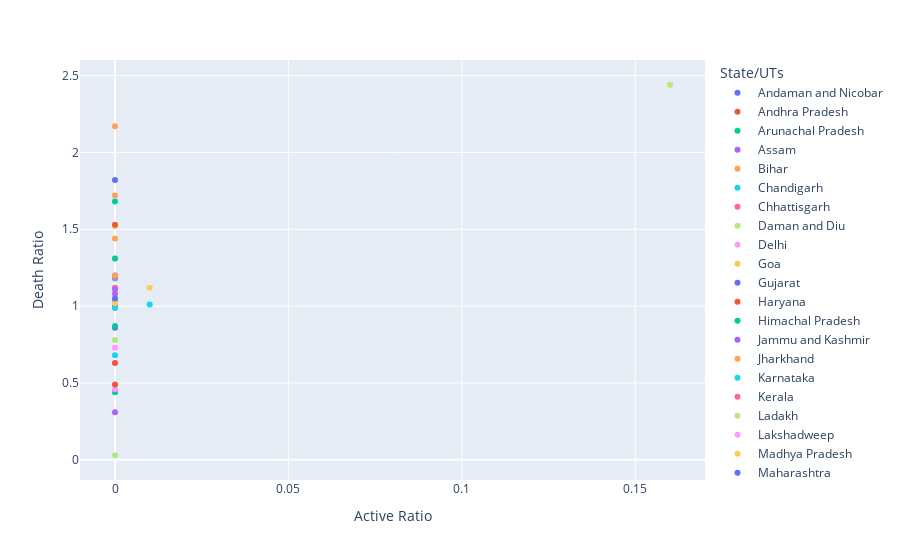

The cell this chart's notebook holds for it:
### Code cell
px.scatter(df, x = 'Active Ratio', y='Death Ratio', color = df['State/UTs'])

### Figure 1 — Plotly figure (JSON) as saved in the notebook; plotly's stock layout.template omitted (floating-point values rounded to 4 significant figures)
{"data": [{"hovertemplate": "State/UTs=Andaman and Nicobar<br>Active Ratio=%{x}<br>Death Ratio=%{y}<extra></extra>", "legendgroup": "Andaman and Nicobar", "marker": {"color": "#636efa", "symbol": "circle"}, "mode": "markers", "name": "Andaman and Nicobar", "orientation": "v", "showlegend": true, "type": "scatter", "x": [0], "xaxis": "x", "y": [1.2], "yaxis": "y"}, {"hovertemplate": "State/UTs=Andhra Pradesh<br>Active Ratio=%{x}<br>Death Ratio=%{y}<extra></extra>", "legendgroup": "Andhra Pradesh", "marker": {"color": "#EF553B", "symbol": "circle"}, "mode": "markers", "name": "Andhra Pradesh", "orientation": "v", "showlegend": true, "type": "scatter", "x": [0], "xaxis": "x", "y": [0.63], "yaxis": "y"}, {"hovertemplate": "State/UTs=Arunachal Pradesh<br>Active Ratio=%{x}<br>Death Ratio=%{y}<extra></extra>", "legendgroup": "Arunachal Pradesh", "marker": {"color": "#00cc96", "symbol": "circle"}, "mode": "markers", "name": "Arunachal Pradesh", "orientation": "v", "showlegend": true, "type": "scatter", "x": [0], "xaxis": "x", "y": [0.44], "yaxis": "y"}, {"hovertemplate": "State/UTs=Assam<br>Active Ratio=%{x}<br>Death Ratio=%{y}<extra></extra>", "legendgroup": "Assam", "marker": {"color": "#ab63fa", "symbol": "circle"}, "mode": "markers", "name": "Assam", "orientation": "v", "showlegend": true, "type": "scatter", "x": [0], "xaxis": "x", "y": [1.08], "yaxis": "y"}, {"hovertemplate": "State/UTs=Bihar<br>Active Ratio=%{x}<br>Death Ratio=%{y}<extra></extra>", "legendgroup": "Bihar", "marker": {"color": "#FFA15A", "symbol": "circle"}, "mode": "markers", "name": "Bihar", "orientation": "v", "showlegend": true, "type": "scatter", "x": [0], "xaxis": "x", "y": [1.44], "yaxis": "y"}, {"hovertemplate": "State/UTs=Chandigarh<br>Active Ratio=%{x}<br>Death Ratio=%{y}<extra></extra>", "legendgroup": "Chandigarh", "marker": {"color": "#19d3f3", "symbol": "circle"}, "mode": "markers", "name": "Chandigarh", "orientation": "v", "showlegend": true, "type": "scatter", "x": [0], "xaxis": "x", "y": [1.18], "yaxis": "y"}, {"hovertemplate": "State/UTs=Chhattisgarh<br>Active Ratio=%{x}<br>Death Ratio=%{y}<extra></extra>", "legendgroup": "Chhattisgarh", "marker": {"color": "#FF6692", "symbol": "circle"}, "mode": "markers", "name": "Chhattisgarh", "orientation": "v", "showlegend": true, "type": "scatter", "x": [0], "xaxis": "x", "y": [1.19], "yaxis": "y"}, {"hovertemplate": "State/UTs=Daman and Diu<br>Active Ratio=%{x}<br>Death Ratio=%{y}<extra></extra>", "legendgroup": "Daman and Diu", "marker": {"color": "#B6E880", "symbol": "circle"}, "mode": "markers", "name": "Daman and Diu", "orientation": "v", "showlegend": true, "type": "scatter", "x": [0], "xaxis": "x", "y": [0.03], "yaxis": "y"}, {"hovertemplate": "State/UTs=Delhi<br>Active Ratio=%{x}<br>Death Ratio=%{y}<extra></extra>", "legendgroup": "Delhi", "marker": {"color": "#FF97FF", "symbol": "circle"}, "mode": "markers", "name": "Delhi", "orientation": "v", "showlegend": true, "type": "scatter", "x": [0], "xaxis": "x", "y": [1.31], "yaxis": "y"}, {"hovertemplate": "State/UTs=Goa<br>Active Ratio=%{x}<br>Death Ratio=%{y}<extra></extra>", "legendgroup": "Goa", "marker": {"color": "#FECB52", "symbol": "circle"}, "mode": "markers", "name": "Goa", "orientation": "v", "showlegend": true, "type": "scatter", "x": [0], "xaxis": "x", "y": [1.52], "yaxis": "y"}, {"hovertemplate": "State/UTs=Gujarat<br>Active Ratio=%{x}<br>Death Ratio=%{y}<extra></extra>", "legendgroup": "Gujarat", "marker": {"color": "#636efa", "symbol": "circle"}, "mode": "markers", "name": "Gujarat", "orientation": "v", "showlegend": true, "type": "scatter", "x": [0], "xaxis": "x", "y": [0.86], "yaxis": "y"}, {"hovertemplate": "State/UTs=Haryana<br>Active Ratio=%{x}<br>Death Ratio=%{y}<extra></extra>", "legendgroup": "Haryana", "marker": {"color": "#EF553B", "symbol": "circle"}, "mode": "markers", "name": "Haryana", "orientation": "v", "showlegend": true, "type": "scatter", "x": [0], "xaxis": "x", "y": [1], "yaxis": "y"}, {"hovertemplate": "State/UTs=Himachal Pradesh<br>Active Ratio=%{x}<br>Death Ratio=%{y}<extra></extra>", "legendgroup": "Himachal Pradesh", "marker": {"color": "#00cc96", "symbol": "circle"}, "mode": "markers", "name": "Himachal Pradesh", "orientation": "v", "showlegend": true, "type": "scatter", "x": [0], "xaxis": "x", "y": [1.31], "yaxis": "y"}, {"hovertemplate": "State/UTs=Jammu and Kashmir<br>Active Ratio=%{x}<br>Death Ratio=%{y}<extra></extra>", "legendgroup": "Jammu and Kashmir", "marker": {"color": "#ab63fa", "symbol": "circle"}, "mode": "markers", "name": "Jammu and Kashmir", "orientation": "v", "showlegend": true, "type": "scatter", "x": [0], "xaxis": "x", "y": [0.99], "yaxis": "y"}, {"hovertemplate": "State/UTs=Jharkhand<br>Active Ratio=%{x}<br>Death Ratio=%{y}<extra></extra>", "legendgroup": "Jharkhand", "marker": {"color": "#FFA15A", "symbol": "circle"}, "mode": "markers", "name": "Jharkhand", "orientation": "v", "showlegend": true, "type": "scatter", "x": [0], "xaxis": "x", "y": [1.2], "yaxis": "y"}, {"hovertemplate": "State/UTs=Karnataka<br>Active Ratio=%{x}<br>Death Ratio=%{y}<extra></extra>", "legendgroup": "Karnataka", "marker": {"color": "#19d3f3", "symbol": "circle"}, "mode": "markers", "name": "Karnataka", "orientation": "v", "showlegend": true, "type": "scatter", "x": [0], "xaxis": "x", "y": [0.99], "yaxis": "y"}, {"hovertemplate": "State/UTs=Kerala<br>Active Ratio=%{x}<br>Death Ratio=%{y}<extra></extra>", "legendgroup": "Kerala", "marker": {"color": "#FF6692", "symbol": "circle"}, "mode": "markers", "name": "Kerala", "orientation": "v", "showlegend": true, "type": "scatter", "x": [0], "xaxis": "x", "y": [1.04], "yaxis": "y"}, {"hovertemplate": "State/UTs=Ladakh<br>Active Ratio=%{x}<br>Death Ratio=%{y}<extra></extra>", "legendgroup": "Ladakh", "marker": {"color": "#B6E880", "symbol": "circle"}, "mode": "markers", "name": "Ladakh", "orientation": "v", "showlegend": true, "type": "scatter", "x": [0], "xaxis": "x", "y": [0.78], "yaxis": "y"}, {"hovertemplate": "State/UTs=Lakshadweep<br>Active Ratio=%{x}<br>Death Ratio=%{y}<extra></extra>", "legendgroup": "Lakshadweep", "marker": {"color": "#FF97FF", "symbol": "circle"}, "mode": "markers", "name": "Lakshadweep", "orientation": "v", "showlegend": true, "type": "scatter", "x": [0], "xaxis": "x", "y": [0.46], "yaxis": "y"}, {"hovertemplate": "State/UTs=Madhya Pradesh<br>Active Ratio=%{x}<br>Death Ratio=%{y}<extra></extra>", "legendgroup": "Madhya Pradesh", "marker": {"color": "#FECB52", "symbol": "circle"}, "mode": "markers", "name": "Madhya Pradesh", "orientation": "v", "showlegend": true, "type": "scatter", "x": [0], "xaxis": "x", "y": [1.02], "yaxis": "y"}, {"hovertemplate": "State/UTs=Maharashtra<br>Active Ratio=%{x}<br>Death Ratio=%{y}<extra></extra>", "legendgroup": "Maharashtra", "marker": {"color": "#636efa", "symbol": "circle"}, "mode": "markers", "name": "Maharashtra", "orientation": "v", "showlegend": true, "type": "scatter", "x": [0], "xaxis": "x", "y": [1.82], "yaxis": "y"}, {"hovertemplate": "State/UTs=Manipur<br>Active Ratio=%{x}<br>Death Ratio=%{y}<extra></extra>", "legendgroup": "Manipur", "marker": {"color": "#EF553B", "symbol": "circle"}, "mode": "markers", "name": "Manipur", "orientation": "v", "showlegend": true, "type": "scatter", "x": [0], "xaxis": "x", "y": [1.53], "yaxis": "y"}, {"hovertemplate": "State/UTs=Meghalaya<br>Active Ratio=%{x}<br>Death Ratio=%{y}<extra></extra>", "legendgroup": "Meghalaya", "marker": {"color": "#00cc96", "symbol": "circle"}, "mode": "markers", "name": "Meghalaya", "orientation": "v", "showlegend": true, "type": "scatter", "x": [0], "xaxis": "x", "y": [1.68], "yaxis": "y"}, {"hovertemplate": "State/UTs=Mizoram<br>Active Ratio=%{x}<br>Death Ratio=%{y}<extra></extra>", "legendgroup": "Mizoram", "marker": {"color": "#ab63fa", "symbol": "circle"}, "mode": "markers", "name": "Mizoram", "orientation": "v", "showlegend": true, "type": "scatter", "x": [0], "xaxis": "x", "y": [0.31], "yaxis": "y"}, {"hovertemplate": "State/UTs=Nagaland<br>Active Ratio=%{x}<br>Death Ratio=%{y}<extra></extra>", "legendgroup": "Nagaland", "marker": {"color": "#FFA15A", "symbol": "circle"}, "mode": "markers", "name": "Nagaland", "orientation": "v", "showlegend": true, "type": "scatter", "x": [0], "xaxis": "x", "y": [2.17], "yaxis": "y"}, {"hovertemplate": "State/UTs=Odisha<br>Active Ratio=%{x}<br>Death Ratio=%{y}<extra></extra>", "legendgroup": "Odisha", "marker": {"color": "#19d3f3", "symbol": "circle"}, "mode": "markers", "name": "Odisha", "orientation": "v", "showlegend": true, "type": "scatter", "x": [0], "xaxis": "x", "y": [0.68], "yaxis": "y"}, {"hovertemplate": "State/UTs=Puducherry<br>Active Ratio=%{x}<br>Death Ratio=%{y}<extra></extra>", "legendgroup": "Puducherry", "marker": {"color": "#FF6692", "symbol": "circle"}, "mode": "markers", "name": "Puducherry", "orientation": "v", "showlegend": true, "type": "scatter", "x": [0], "xaxis": "x", "y": [1.12], "yaxis": "y"}, {"hovertemplate": "State/UTs=Punjab<br>Active Ratio=%{x}<br>Death Ratio=%{y}<extra></extra>", "legendgroup": "Punjab", "marker": {"color": "#B6E880", "symbol": "circle"}, "mode": "markers", "name": "Punjab", "orientation": "v", "showlegend": true, "type": "scatter", "x": [0.16], "xaxis": "x", "y": [2.44], "yaxis": "y"}, {"hovertemplate": "State/UTs=Rajasthan<br>Active Ratio=%{x}<br>Death Ratio=%{y}<extra></extra>", "legendgroup": "Rajasthan", "marker": {"color": "#FF97FF", "symbol": "circle"}, "mode": "markers", "name": "Rajasthan", "orientation": "v", "showlegend": true, "type": "scatter", "x": [0], "xaxis": "x", "y": [0.73], "yaxis": "y"}, {"hovertemplate": "State/UTs=Sikkim<br>Active Ratio=%{x}<br>Death Ratio=%{y}<extra></extra>", "legendgroup": "Sikkim", "marker": {"color": "#FECB52", "symbol": "circle"}, "mode": "markers", "name": "Sikkim", "orientation": "v", "showlegend": true, "type": "scatter", "x": [0.01], "xaxis": "x", "y": [1.12], "yaxis": "y"}, {"hovertemplate": "State/UTs=Tamil Nadu<br>Active Ratio=%{x}<br>Death Ratio=%{y}<extra></extra>", "legendgroup": "Tamil Nadu", "marker": {"color": "#636efa", "symbol": "circle"}, "mode": "markers", "name": "Tamil Nadu", "orientation": "v", "showlegend": true, "type": "scatter", "x": [0], "xaxis": "x", "y": [1.05], "yaxis": "y"}, {"hovertemplate": "State/UTs=Telengana<br>Active Ratio=%{x}<br>Death Ratio=%{y}<extra></extra>", "legendgroup": "Telengana", "marker": {"color": "#EF553B", "symbol": "circle"}, "mode": "markers", "name": "Telengana", "orientation": "v", "showlegend": true, "type": "scatter", "x": [0], "xaxis": "x", "y": [0.49], "yaxis": "y"}, {"hovertemplate": "State/UTs=Tripura<br>Active Ratio=%{x}<br>Death Ratio=%{y}<extra></extra>", "legendgroup": "Tripura", "marker": {"color": "#00cc96", "symbol": "circle"}, "mode": "markers", "name": "Tripura", "orientation": "v", "showlegend": true, "type": "scatter", "x": [0], "xaxis": "x", "y": [0.87], "yaxis": "y"}, {"hovertemplate": "State/UTs=Uttar Pradesh<br>Active Ratio=%{x}<br>Death Ratio=%{y}<extra></extra>", "legendgroup": "Uttar Pradesh", "marker": {"color": "#ab63fa", "symbol": "circle"}, "mode": "markers", "name": "Uttar Pradesh", "orientation": "v", "showlegend": true, "type": "scatter", "x": [0], "xaxis": "x", "y": [1.11], "yaxis": "y"}, {"hovertemplate": "State/UTs=Uttarakhand<br>Active Ratio=%{x}<br>Death Ratio=%{y}<extra></extra>", "legendgroup": "Uttarakhand", "marker": {"color": "#FFA15A", "symbol": "circle"}, "mode": "markers", "name": "Uttarakhand", "orientation": "v", "showlegend": true, "type": "scatter", "x": [0], "xaxis": "x", "y": [1.72], "yaxis": "y"}, {"hovertemplate": "State/UTs=West Bengal<br>Active Ratio=%{x}<br>Death Ratio=%{y}<extra></extra>", "legendgroup": "West Bengal", "marker": {"color": "#19d3f3", "symbol": "circle"}, "mode": "markers", "name": "West Bengal", "orientation": "v", "showlegend": true, "type": "scatter", "x": [0.01], "xaxis": "x", "y": [1.01], "yaxis": "y"}], "layout": {"legend": {"title": {"text": "State/UTs"}, "tracegroupgap": 0}, "margin": {"t": 60}, "xaxis": {"anchor": "y", "domain": [0, 1], "title": {"text": "Active Ratio"}}, "yaxis": {"anchor": "x", "domain": [0, 1], "title": {"text": "Death Ratio"}}}}
